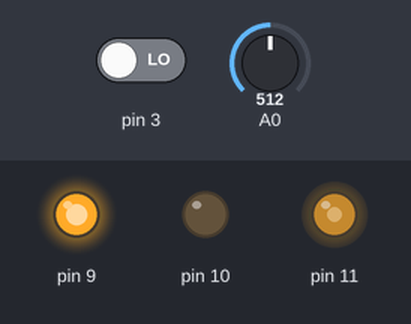
Bench run of a sketch on a simulated Arduino Uno, built with avr-gcc and run on an emulated ATmega328P. Shown: output pins drawn as LEDs (lit = HIGH). Inputs (shaded band) come from the test bench; at power-on: A0 = 512, pin 3 LOW. What the sketch prints to the serial monitor is not drawn.

Above: at 1.2 s.
1.3 s: A0 set to 716
At 1.9 s:
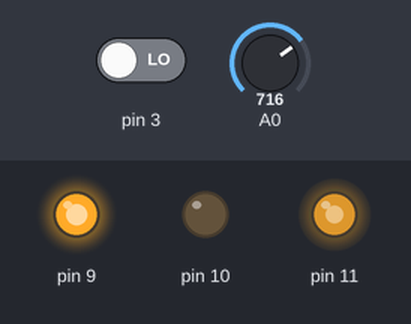
2.8 s: A0 set to 900
At 4.0 s:
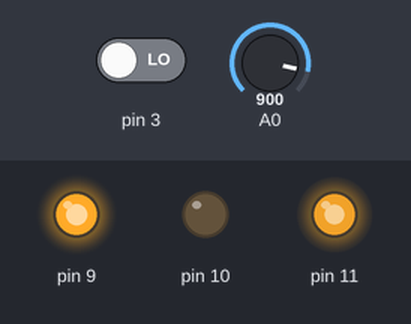
4.3 s: A0 set to 122
At 5.3 s:
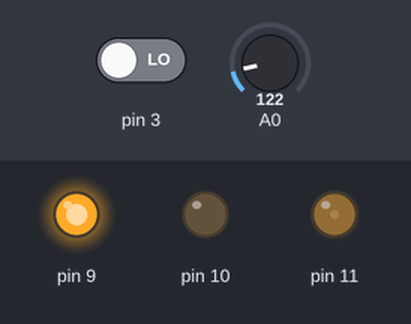
5.8 s: A0 set to 0
At 6.5 s:
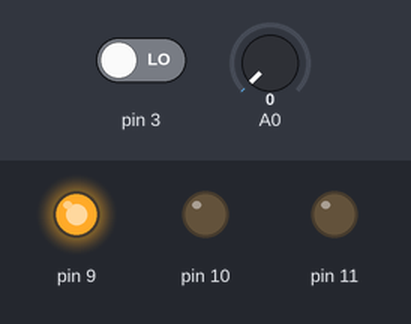
7.3 s: A0 set to 511
At 7.6 s:
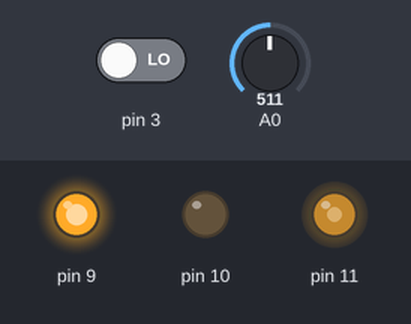
Timing chart, 0 to 9.8 s (numbered marks = the images above; inputs shaded):
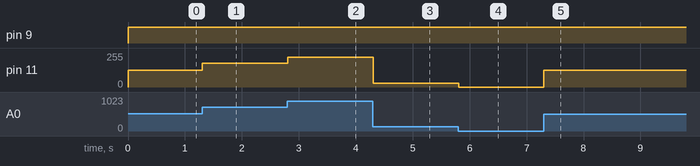

The sketch:

Cykel_motor.ino
```cpp
void setup() {
  // put your setup code here, to run once:
pinMode(3, INPUT);
pinMode(9,OUTPUT);
pinMode(10,OUTPUT);
pinMode(11,OUTPUT);
Serial.begin(9600);
}
float pi  = 3.1415; // Konstanten pi
float delta_d = 2 * pi / 20; // distancen mellem to pinde i enheden radianer
float hjul_radius = 0.26; //meter
float hast_thresh = 6.5; //Kilometer i timen

float v = 0; // Initiel Hastighed

int before = 0; // Initalisering af Første stadie!
long t_prev = millis(); // Initialisering af første forrige tid.
long t, delta_t;
int result;

void loop() {
  // put your main code here, to run repeatedly:

int sensorValue = analogRead(A0);
//Serial.println(sensorValue); //test slidermonitor

int sensorValue2 = digitalRead(3);
Serial.println(sensorValue2); //test sensoren
int now = sensorValue2;
if(now != before){ // Hvis der er en ændring i SensorValue2 (Både op og ned)!
  if(now > 0){ // Hvis der er en positiv ændring
    //Tidsregning
    t = millis(); // Mål aktuel tid ved den positive ændring
    delta_t = t - t_prev; // Udregning af forskellen mellem den aktuelle tid og den forrige tid for positiv ændring
    t_prev = t; // Aktuel tid bliver til forrige tid!

    //Hastighedsudregning
    v = delta_d / delta_t; //  radian/ms
    v = v * hjul_radius * 1000; // m/s
    v = v * 3.6; // km/t
  }
}
before = now; // Nuværende stadie bliver gamle stadie

int val = map(sensorValue, 0, 1023, 0, 255);

digitalWrite(9,HIGH);
digitalWrite(10,LOW); //retning motor
analogWrite(11,val); //speed motor

if(v > hast_thresh) // Hvis hastighed er for høj
{
  analogWrite(11,0); // Slukker for motoren
}
else
{
   analogWrite(11,val); //speed motor
}
}
```

Measured:
- after the input at 1.3 s, pin 11: 127/255 → 178/255 at once
- after the input at 2.8 s, pin 11: 178/255 → 224/255 at once
- after the input at 4.3 s, pin 11: 224/255 → 30/255 at once
- after the input at 5.8 s, pin 11: 30/255 → 0/255 at once
- after the input at 7.3 s, pin 11: 0/255 → 127/255 at once
